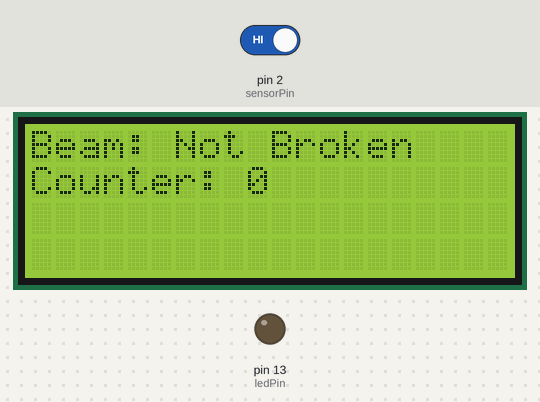
A sketch run on a simulated Arduino Uno, built with avr-gcc and run on an emulated ATmega328P. Shown: 20×4 character LCD, output pins drawn as LEDs (lit = HIGH). The inputs (shaded band) are chosen by the test bench; at power-on: pin 2 (sensorPin) HIGH. What the sketch prints to the serial monitor is not drawn.

Above: at 1.2 s.
1.3 s: pin 2 (sensorPin) driven LOW
At 2.1 s:
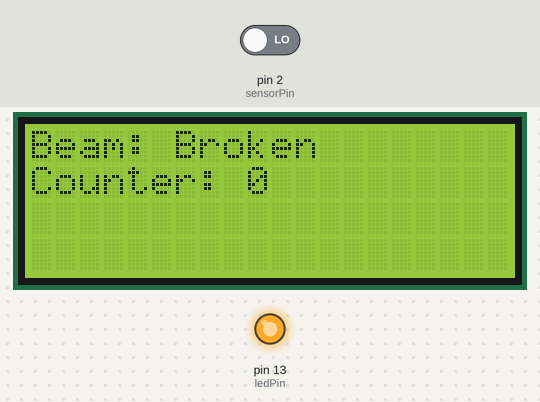
3.1 s: pin 2 (sensorPin) driven HIGH
At 3.7 s:
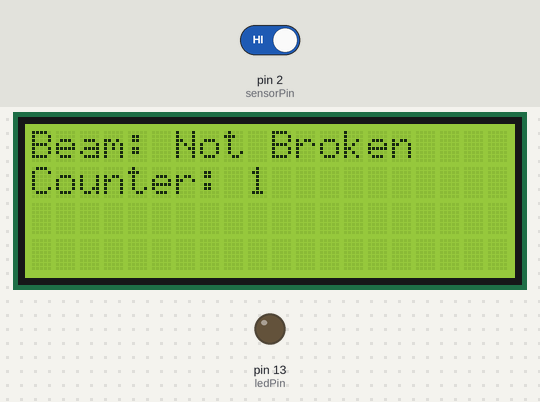
4.7 s: pin 2 (sensorPin) driven LOW
At 5.5 s:
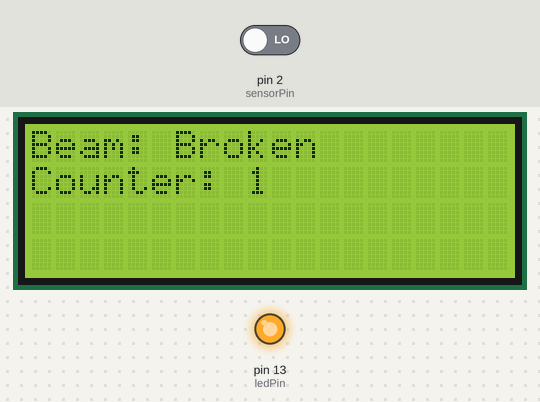
Timing chart, 0 to 7.7 s (numbered marks = the images above; inputs shaded):
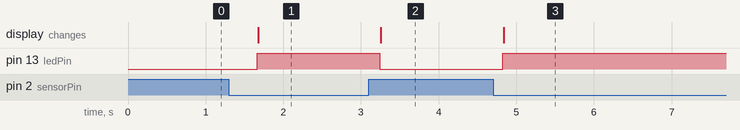

Measured:
- after the input at 1.3 s, pin 13 (ledPin): LOW → HIGH after 0.37 s; the display: changes after 0.38 s (image 1)
- after the input at 3.1 s, pin 13 (ledPin): HIGH → LOW after 0.14 s; the display: changes after 0.15 s (image 2)
- after the input at 4.7 s, pin 13 (ledPin): LOW → HIGH after 0.13 s; the display: changes after 0.14 s (image 3)

The sketch:

test.ino
```cpp
#include <Wire.h>
#include <LiquidCrystal_I2C.h>

LiquidCrystal_I2C lcd(0x27, 20, 4);

const int sensorPin = 2; // 红外中断传感器连接的Arduino引脚
const int ledPin = 13;


int counter = 0; // 计数器
bool is_interrupted = false; // 是否中断


void setup() {
  pinMode(sensorPin, INPUT_PULLUP); // 使用内部上拉电阻
  pinMode(ledPin, OUTPUT);
  lcd.init(); // 初始化LCD
  lcd.backlight(); // 打开背光
  Serial.begin(9600); // 初始化串口
}

void loop() {
  // 读取传感器状态
  int sensorState = digitalRead(sensorPin);
  Serial.println(sensorState);

  // 清除LCD显示
  lcd.clear();

  // 第一行, 根据传感器状态显示信息
  if (sensorState == HIGH) {
    // 连接中
    lcd.setCursor(0, 0); // 设置光标位置
    lcd.print("Beam: Not Broken"); // 显示未中断信息
    digitalWrite(ledPin, LOW); // 关闭LED

    if (is_interrupted) {
      counter++; // 计数器加1
    }
    is_interrupted = false; // 重置中断状态
  } else {
    // 中断
    lcd.setCursor(0, 0); // 设置光标位置
    lcd.print("Beam: Broken"); // 显示中断信息
    digitalWrite(ledPin, HIGH); // 点亮LED

    is_interrupted = true; // 设置中断状态
  }

  // 第二行, 显示计数器数值
  lcd.setCursor(0, 1); // 设置光标位置
  lcd.print("Counter: "); // 显示计数器信息
  lcd.print(counter); // 显示计数器数值

  // 短暂延迟，减少显示刷新频率
  delay(500);
}
```
